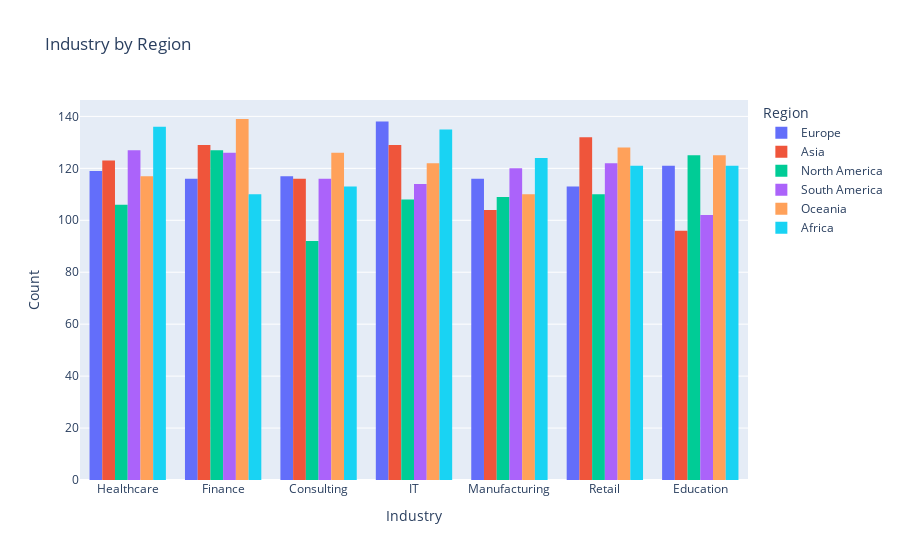

This figure's notebook cell:
### Code cell
#PLotting Industry by region and company support remote work


import plotly.express as px

fig = px.histogram(data, x='Industry', color='Region', barmode='group', title='Industry by Region')
fig.update_layout(xaxis_title='Industry', yaxis_title='Count', legend_title='Region')
fig.show()

### Figure 1 — Plotly figure (JSON) as saved in the notebook; plotly's stock layout.template omitted (floating-point values rounded to 4 significant figures; data arrays with more than 128 entries replaced by an {"elided": "..."} marker saying what was removed)
{"data": [{"alignmentgroup": "True", "bingroup": "x", "hovertemplate": "Region=Europe<br>Industry=%{x}<br>count=%{y}<extra></extra>", "legendgroup": "Europe", "marker": {"color": "#636efa", "pattern": {"shape": ""}}, "name": "Europe", "offsetgroup": "Europe", "orientation": "v", "showlegend": true, "type": "histogram", "x": {"elided": "840 str values"}, "xaxis": "x", "yaxis": "y"}, {"alignmentgroup": "True", "bingroup": "x", "hovertemplate": "Region=Asia<br>Industry=%{x}<br>count=%{y}<extra></extra>", "legendgroup": "Asia", "marker": {"color": "#EF553B", "pattern": {"shape": ""}}, "name": "Asia", "offsetgroup": "Asia", "orientation": "v", "showlegend": true, "type": "histogram", "x": {"elided": "829 str values"}, "xaxis": "x", "yaxis": "y"}, {"alignmentgroup": "True", "bingroup": "x", "hovertemplate": "Region=North America<br>Industry=%{x}<br>count=%{y}<extra></extra>", "legendgroup": "North America", "marker": {"color": "#00cc96", "pattern": {"shape": ""}}, "name": "North America", "offsetgroup": "North America", "orientation": "v", "showlegend": true, "type": "histogram", "x": {"elided": "777 str values"}, "xaxis": "x", "yaxis": "y"}, {"alignmentgroup": "True", "bingroup": "x", "hovertemplate": "Region=South America<br>Industry=%{x}<br>count=%{y}<extra></extra>", "legendgroup": "South America", "marker": {"color": "#ab63fa", "pattern": {"shape": ""}}, "name": "South America", "offsetgroup": "South America", "orientation": "v", "showlegend": true, "type": "histogram", "x": {"elided": "827 str values"}, "xaxis": "x", "yaxis": "y"}, {"alignmentgroup": "True", "bingroup": "x", "hovertemplate": "Region=Oceania<br>Industry=%{x}<br>count=%{y}<extra></extra>", "legendgroup": "Oceania", "marker": {"color": "#FFA15A", "pattern": {"shape": ""}}, "name": "Oceania", "offsetgroup": "Oceania", "orientation": "v", "showlegend": true, "type": "histogram", "x": {"elided": "867 str values"}, "xaxis": "x", "yaxis": "y"}, {"alignmentgroup": "True", "bingroup": "x", "hovertemplate": "Region=Africa<br>Industry=%{x}<br>count=%{y}<extra></extra>", "legendgroup": "Africa", "marker": {"color": "#19d3f3", "pattern": {"shape": ""}}, "name": "Africa", "offsetgroup": "Africa", "orientation": "v", "showlegend": true, "type": "histogram", "x": {"elided": "860 str values"}, "xaxis": "x", "yaxis": "y"}], "layout": {"barmode": "group", "legend": {"title": {"text": "Region"}, "tracegroupgap": 0}, "title": {"text": "Industry by Region"}, "xaxis": {"anchor": "y", "domain": [0, 1], "title": {"text": "Industry"}}, "yaxis": {"anchor": "x", "domain": [0, 1], "title": {"text": "Count"}}}}
